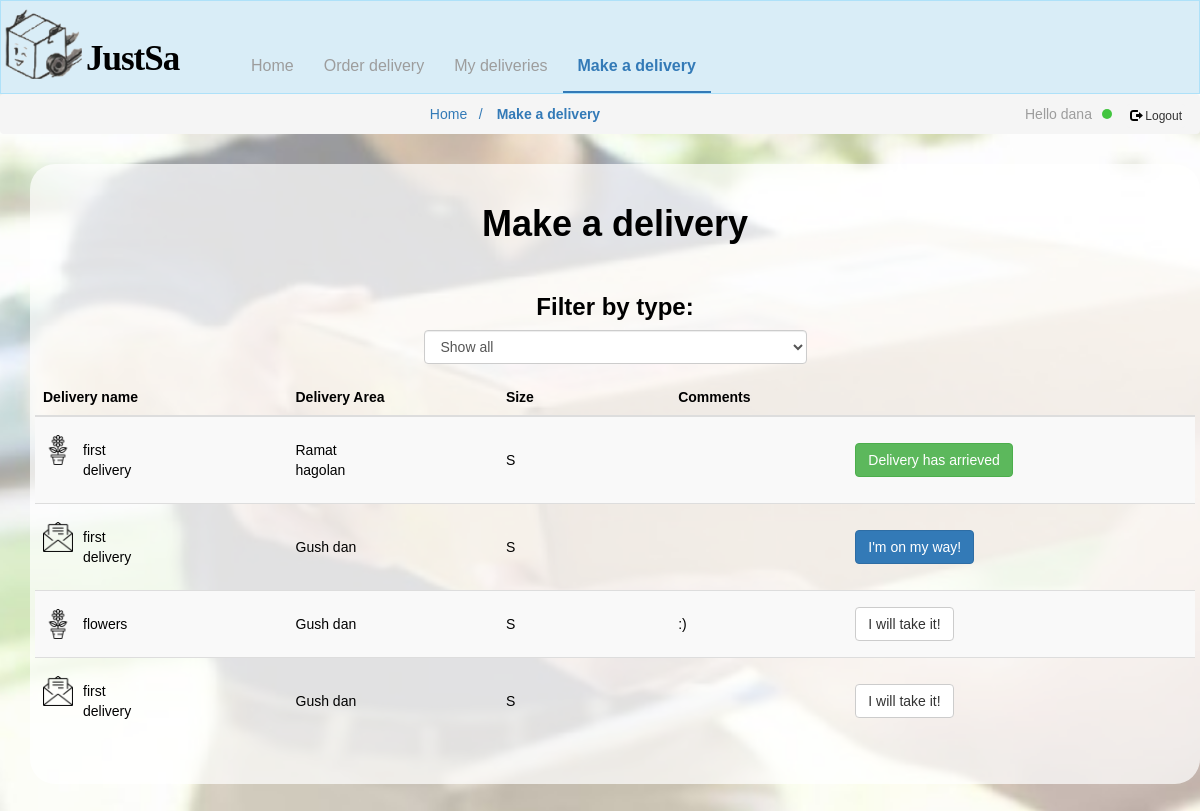
Page /makeDelivery/ (signed in) on the committed database.
### deliveries/models.py (models this page shows)
class deliveries(models.Model):
    GUSH_DAN = 'GD'
    RAMAT_HAGOLAN = 'RH'
    HASHFELA = 'HS'
    DAROM = 'DR'
    GALIL = 'GL'
    AREA_CHOISES = [
        (GUSH_DAN, 'Gush Dan'),
        (RAMAT_HAGOLAN, 'Ramat Hagolan'),
        (HASHFELA, 'Hashfela'),
        (DAROM, 'Darom'),
        (GALIL, 'Galil'),
    ]
    area = models.CharField(
        max_length=2,
        choices=AREA_CHOISES,
        default=GUSH_DAN,
    )
    MAIL='MA'
    FOOD= 'FO'
    FLOWERS='FL'
    GIFT='GF'
    MYSTERYBOX='MB'
    TYPE_CHOICES = [
        (MAIL,'Mail'),
        (FOOD,'Food'),
        (FLOWERS,'Flowers'),
        (GIFT,'Gift'),
        (MYSTERYBOX,'Mystery Box')
    ]
    delType = models.CharField(
        max_length=11,
        choices=TYPE_CHOICES,
        default=MAIL
    )
    class Status(models.IntegerChoices):
        i_will_take_it=0
        im_on_my_way = 1
        delivery_has_arrieved = 2
        finish_delivery=3
    status = models.IntegerField(choices=Status.choices, default=0)
    class Size(models.IntegerChoices):
        S=0
        M = 1
        L = 2
    size = models.IntegerField(choices=Size.choices, default=0)
    sender = models.ForeignKey(User,on_delete=models.CASCADE)
    deliveryman = models.ForeignKey( User,blank=True, null=True,on_delete=models.SET_NULL,related_name='+')
    description = models.CharField(max_length=256,blank=True,null=True)
    title = models.CharField(max_length=80)

### deliveries/views.py (the view)
# urls.py: path('makeDelivery/',views.makeDelivery,name="makeDelivery"),
@login_required
def makeDelivery(request):
    myDel= deliveries.objects.exclude(sender=request.user).filter(deliveryman = request.user).order_by('-status')
    allnewdels= deliveries.objects.exclude(sender=request.user).filter(status = 0)
    return render(request,'makeDelivery.html',{'deliveries':myDel , 'newdeliveries':allnewdels})

### deliveries/templates/makeDelivery.html (shortened to what this page needs)
<!DOCTYPE html>
<html lang="en">
<head>
    <link rel="stylesheet" href="https://maxcdn.bootstrapcdn.com/bootstrap/3.4.1/css/bootstrap.min.css">
    {% load static %}
    <link rel="stylesheet" href="{% static 'style.css' %}">
</head>
<body id="makeDelivery">
    <nav class="navbar navbar-inverse">
        <div class="container-fluid">
            <div class="navbar-header">
                <a class="navbar-brand" id="logo" href="/"><span>JustSa</span></a>
            </div>
            <div class="collapse navbar-collapse" id="myNavbar">
                <ul class="nav navbar-nav">
                    <li><a href="/">Home</a></li>
                    <li><a href="/order/">Order delivery</a></li>
                    <li><a href="/myDeliveries/">My deliveries</a></li>
                    <li class="select"><a href="/makeDelivery/">Make a delivery</a></li>
                </ul>
            </div>
        </div>
    </nav>
    <ul class="breadcrumb text-center">
        <li><a href="/">Home &nbsp;&nbsp;/</a></li>
        <li class="active"><a href="/makeDelivery/">Make a delivery</a></li>
        {% if user.is_authenticated %}
        <li class="logout"><form action="{% url 'logoutuser' %}" method="POST">
          <button type="submit" class="btn btn-default btn-sm"><span class="glyphicon glyphicon-log-out"></span> Logout</button>
        </form> </li>
        <li class="login"> Hello {{user.username}}<div class="ellipse"></div>
        </li>
        {% endif %}
    </ul>
    <main>
        <div class="container text-center ">
            <div class="row content">
                <h1>Make a delivery</h1>
                <div class="form-group">
                    <h3>Filter by type:</h3>
                    <select class="form-control" id="sel2" name="area" required>
                        <option value="all">Show all</option>
                    </select>
                </div>
                <table class="table table-striped">
                    <thead>
                        <tr>
                            <th>Delivery name</th>
                            <th>Delivery Area</th>
                            <th>Size</th>
                            <th>Comments</th>
                            <th></th>
                        </tr>
                    </thead>
                    <tbody>
                        {% for d in deliveries %}
                        <tr id="{{d.id}}" class="{{d.delType}}">
                            <td><span class="type"></span>
                                <p>{{d.title}}</p>
                            </td>
                            <td>
                                {%if d.area == "GD"%}<p>Gush dan</p>{% endif %}
                                {%if d.area == "RH"%}<p>Ramat hagolan</p>{% endif %}
                                {%if d.area == "GL"%}<p>Galil</p>{% endif %} </td>
                            <td>
                                <p>
                                    {% if d.size == 0 %}S{% endif %}
                                </p>
                            </td>
                            <td>
                            </td>
                            <td>
                                <form action="{% url 'updatestat' d.id %}" method="post">
                                        {% if d.status == 1 %}<button type="sumbit" class="btn btn-primary">I'm on my way!</button>{% endif %}
                                        {% if d.status == 2 %}<button type="sumbit" class="btn btn-success">Delivery has arrieved</button>{% endif %}
                                  </form>
                            </td>
                        </tr>
                        {% endfor %}
                        {% for d in newdeliveries %}
                        <tr id="{{d.id}}" class="{{d.delType}}">
                            <td><span class="type"></span>
                                <p>{{d.title}}</p>
                            </td>
                            <td>
                                {%if d.area == "GD"%}<p>Gush dan</p>{% endif %}
                                {%if d.area == "GL"%}<p>Galil</p>{% endif %} </td>
                            <td>
                                <p>
                                    {% if d.size == 0 %}S{% endif %}
                                </p>
                            </td>
                            <td>
                                {% if d.description is  None %}
                                {% else %}
                                <p>{{d.description}}</p>
                                {% endif %}
                            </td>
                            <td>
                                <form action="{% url 'updatestat' d.id %}" method="post">
                                    <button type="sumbit" class="btn btn-default">I will take it!</button>
                                  </form>
                            </td>
                        </tr>
                        {% endfor %}
                    </tbody>
                </table>
            </div>
        </div>
    </main>
    {% load static %}
    {% load static %}
</body>
</html>

### deliveries/static/style.css (style rules this page uses)
* { color:black; list-style: none; font-family: 'Nunito', sans-serif; }
.navbar { margin-bottom: 0; border-radius: 0; background: #d9edf7; border: 1px solid rgba(0, 174, 255, 0.2); }
.navbar-nav { margin-top: 40px; font-size: 16px; }
body:after { content:""; position:fixed; left:0; top:0; right:0; bottom:0; z-index:-1; display:block; background:url(images/bs.jpg) no-repeat 50% 50%; background-size:cover; }
main { padding: 30px; }
#logo { background: url(images/logo.png); background-repeat: no-repeat; display: block; background-size: contain; height: 90px; width: 235px; }
#logo span { font-family: 'Pacifico', cursive; margin-left:70px; font-style: normal; font-weight: 600; font-size: 35px; line-height: 85px; height: 60px; letter-spacing: -1px; }
.breadcrumb { margin-bottom: 0; }
.logout { float: right; margin-bottom: 3px; }
.logout form { float: right; }
.logout .btn { padding: 3px; border: none; background-color: #f5f5f5;; }
.login { float: right; margin-right: 5px; color:#9D9D9D; }
.breadcrumb { padding:10px 15px; }
.breadcrumb>li+li:before { content: ""; }
.ellipse { width: 10px; height: 10px; background-color: #42C53F; display: inline-block; border-radius: 50%; margin-left: 10px; }
.container { padding: 20px; background: rgba(255, 255, 255, 0.7); border-radius: 25px; }
main h1,main h3,main a { font-weight: bold; }
.active { font-weight: bold; }
.form-group { display: inline-block; width: 383px; margin-left: 20px; margin-right: 20px; margin-top: 20px; }
@media screen and (min-width: 769px) { .navbar-inverse .navbar-nav .select a { border-bottom: 2px solid #337AB7; } }
tbody { text-align: start; }
.type { margin-top: 10px; height: 40px; width: 30px; float: left; display: block; }
td:first-child p { margin-left:40px; }
table p { margin-top: 15px ; margin-bottom: 15px; width: 70px; }
.table>tbody>tr>td { vertical-align: middle; }
.navbar-inverse .navbar-nav>.select>a { color: #337AB7; font-weight: bold; }

### rows in the picture
deliveries: title "first delivery", area "Ramat hagolan", size "S", status "Delivery has arrieved"
deliveries: title "first delivery", area "Gush dan", size "S", status "I'm on my way!"
deliveries: title "flowers", area "Gush dan", size "S", description ":)"
deliveries: title "first delivery", area "Gush dan", size "S"

### other values in the picture
{{ user.username }} "dana"
